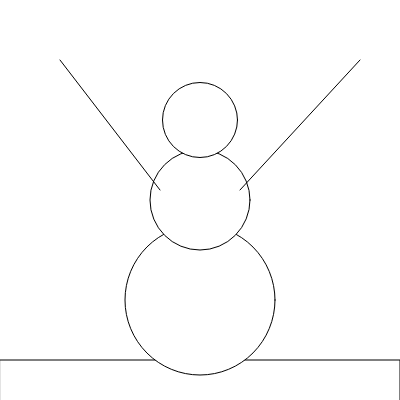
Frame 1 (no input)
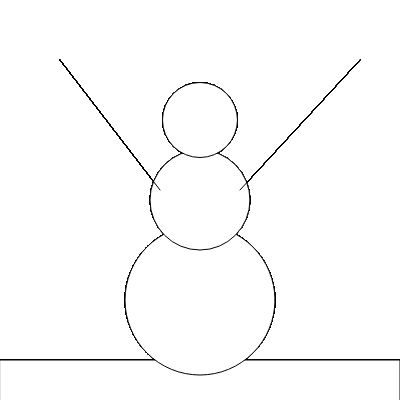
Frame 60 (no input)
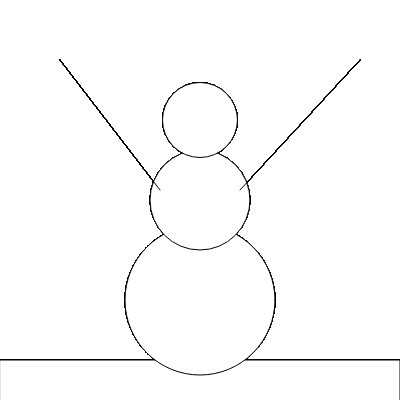
Frame 120 (the mouse pressed at the canvas centre since frame 60)

The p5.js sketch that drew these frames (run headless with seeded random() and noise() and a simulated clock; from frame 60 on, the mouse is pressed at the canvas centre):

// p5.js sketch
// ── sketch.js
function setup() {
createCanvas(400,400,)
}

function draw() {
  rect(0,360,400,50); // ground
  ellipse(200, 300, 150, 150); // head
  ellipse(200, 200, 100, 100); // body
  ellipse(200, 120, 75, 75); // bottom
  line(160,190,60,60); // left arm
  line(240,190,360,60); // right arm
}
